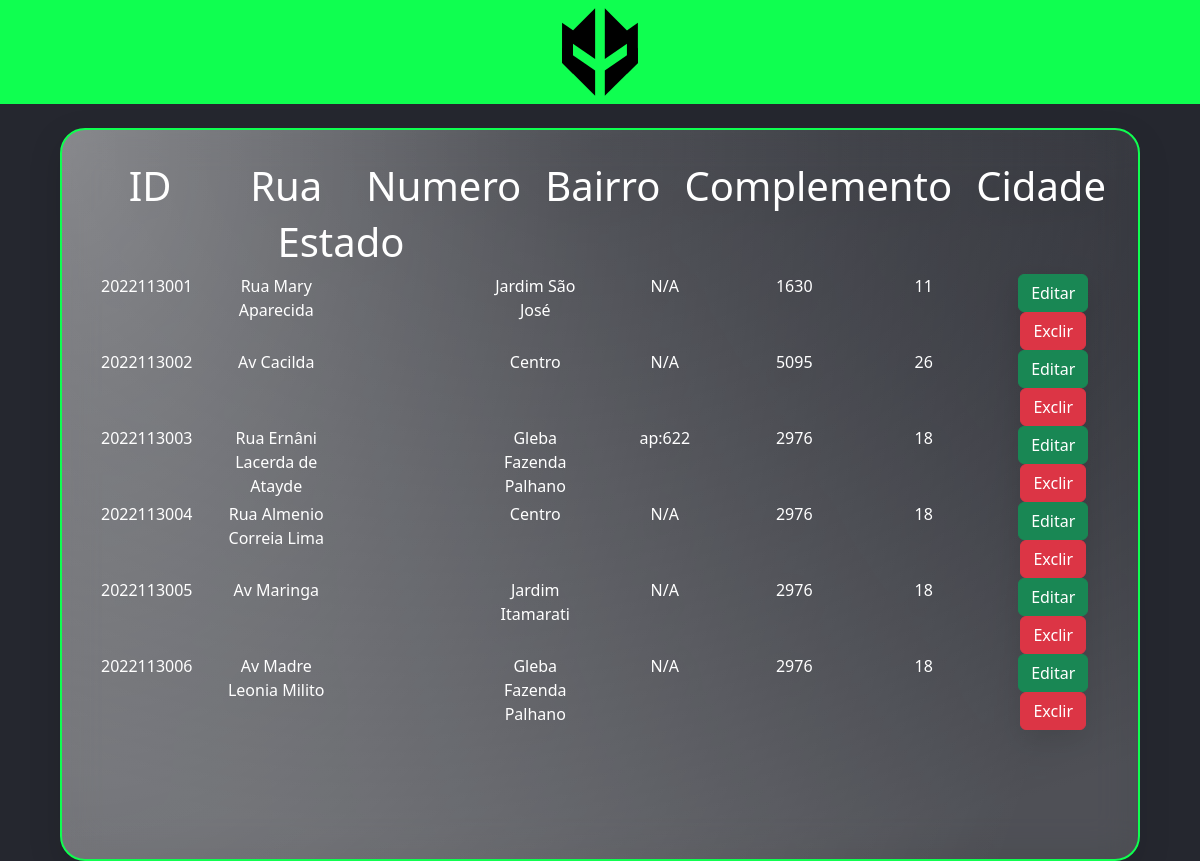
Page /listaEndereco.php on the committed database.
### tables this page shows
CREATE TABLE endereco (
  id INTEGER NOT NULL,
  rua VARCHAR(100),
  numero VARCHAR(20),
  bairro VARCHAR(50),
  complemento VARCHAR(100),
  cidade INTEGER,
  estado INTEGER,
  PRIMARY KEY (id)
);

### listaEndereco.php (the view, shortened to what this page needs)
<!DOCTYPE html>
<html lang="pt-br">
<head>
  <link rel="stylesheet" href="./css/style.css">
    <link href="https://cdn.jsdelivr.net/npm/bootstrap@5.2.2/dist/css/bootstrap.min.css" rel="stylesheet">
</head>
<body>
  <header>
      <a href="#">
          <img src="./img/Logo.svg" alt="Loga do time Imperial eSports">
      </a>
  </header>
  <?php
    include_once("./db/connectDB.php");
  ?>
  <main>
    <div class="conteudo grande text-center">
      <div class="row">
        <div class="col">
          <h1>ID</h1>
        </div>
        <div class="col">
          <h1>Rua</h1>
        </div>
        <div class="col">
          <h1>Numero</h1>
        </div>
        <div class="col">
          <h1>Bairro</h1>
        </div>
        <div class="col">
          <h1>Complemento</h1>
        </div>
        <div class="col">
          <h1>Cidade</h1>
        </div>
        <div class="col">
          <h1>Estado</h1>
        </div>
        <div class="col">
        </div>
      </div>
      <?php
        $sql = "SELECT * FROM Endereco";
        $res = $conn->query($sql);
        $qtd = $res->num_rows;
        if($qtd > 0){
          while($row = $res->fetch_object()){
            print "<div class='row'>";
            print "<div class='col'>" .$row->id. "</div>";
            print "<div class='col'>" .$row->rua. "</div>";
            print "<div class='col'>" .$row->num. "</div>";
            print "<div class='col'>" .$row->bairro. "</div>";
            print "<div class='col'>" .$row->complemento. "</div>";
            print "<div class='col'>" .$row->cidade. "</div>";
            print "<div class='col'>" .$row->estado. "</div>";
            print
            "<div class='col'>
              <button onclick=\"location.href='editarEndereco.php&id=".$row->id."'\" class='btn btn-success'>Editar</button>
              <button onclick=\"if(confirm('Tem certeza que deseja excluir esse endereço?')){location.href='editarEndereco.php&acao=excluir&id=".$row->id."}else{false;}\" class='btn btn-danger'>Exclir</button>
            </div>";
            print "</div>";
          }
        }else{
          print "<p class='alert alert-danger'>Nenhum resultado foi encontrado!</p>";
        }
      ?>
    </div>
  </main>
</body>
</html>

### css/style.css (style rules this page uses)
* { margin: 0; padding: 0; box-sizing: border-box; }
body { background-color: #25272F !important; color: #FFF !important; font-family: 'Roboto', sans-serif; height: 100vh; max-width: 100vw; }
header { background-color: #0FFF50; height: 6.5rem; display: flex; justify-content: center; align-items: center; }
header img { height: 6rem; }
.conteudo { background: radial-gradient(97.66% 97.66% at 50% 2.34%, rgba(255, 255, 255, 0) 0%, rgba(255, 255, 255, 0.2) 100%), radial-gradient(97.57% 210.75% at 0.9% 2.98%, rgba(255, 255, 255, 0.4) 0%, rgba(255, 255, 255, 0) 100%); filter: drop-shadow(0px 11px 14px rgba(0, 0, 0, 0.25)); backdrop-filter: blur(21px); border-radius: 25px; border: 2px solid #0FFF50; padding: 2rem; color: #FFF; }
.grande { margin: 1.5rem auto; min-height: 45.8rem; width: 90vw; }

### rows in the picture
endereco: id "2022113001", rua "Rua Mary Aparecida", bairro "Jardim São José", complemento "N/A", cidade "1630", estado "11"
endereco: id "2022113002", rua "Av Cacilda", bairro "Centro", complemento "N/A", cidade "5095", estado "26"
endereco: id "2022113003", rua "Rua Ernâni Lacerda de Atayde", bairro "Gleba Fazenda Palhano", complemento "ap:622", cidade "2976", estado "18"
endereco: id "2022113004", rua "Rua Almenio Correia Lima", bairro "Centro", complemento "N/A", cidade "2976", estado "18"
endereco: id "2022113005", rua "Av Maringa", bairro "Jardim Itamarati", complemento "N/A", cidade "2976", estado "18"
endereco: id "2022113006", rua "Av Madre Leonia Milito", bairro "Gleba Fazenda Palhano", complemento "N/A", cidade "2976", estado "18"
